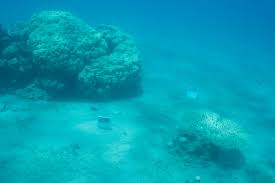
#> input picture underwater.jpg, 275 x 183 px
$ jupyter execute '3rd year project.ipynb'
#> lines starting #> are read from the running program, lines starting #| are printed output that depends on the picture
[cell 1]
#import essential libraries
import cv2
import matplotlib.pyplot as plt
from skimage.metrics import peak_signal_noise_ratio as psnr, structural_similarity as ssim
import numpy as np

[cell 2]
# Function to display images side by side
def show_images(original, enhanced, title1="Original", title2="Enhanced"):
    plt.figure(figsize=(10,5))
    plt.subplot(1,2,1)
    plt.imshow(cv2.cvtColor(original, cv2.COLOR_BGR2RGB))
    plt.title(title1)
    plt.axis("off")

    plt.subplot(1,2,2)
    plt.imshow(cv2.cvtColor(enhanced, cv2.COLOR_BGR2RGB))
    plt.title(title2)
    plt.axis("off")
    plt.show()

[cell 3]
# Load underwater image
img = cv2.imread("underwater.jpg")
#> img is the input picture: shape (183, 275, 3); mean B, G, R 178.6, 157.5, 3.4
if img is None:
    raise FileNotFoundError("Image not found. Please check filename!")

[cell 4]
def adjust_gamma(image, gamma=1.2):
    inv_gamma = 1.0 / gamma
    table = np.array([(i / 255.0) ** inv_gamma * 255
                      for i in np.arange(0, 256)]).astype("uint8")
    return cv2.LUT(image, table)

# Step 1: Restore lost red channel
b, g, r = cv2.split(img)
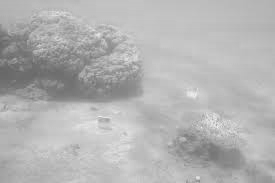
#> b: shape (183, 275); min 100, max 243, mean 178.6
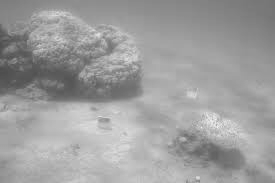
#> g: shape (183, 275); min 77, max 244, mean 157.5
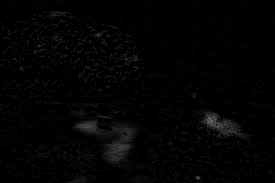
#> r: shape (183, 275); min 0, max 106, mean 3.4
r_boost = cv2.addWeighted(r, 1.5, b, -0.5, 0)
balanced = cv2.merge((b, g, r_boost))

# Step 2: CLAHE on L channel
lab = cv2.cvtColor(balanced, cv2.COLOR_BGR2LAB)
#> lab: shape (183, 275, 3); mean of channels 0, 1, 2 151.5, 101.7, 107.2
l, a, b = cv2.split(lab)
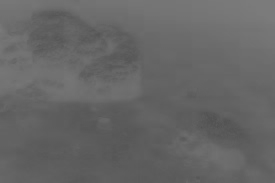
#> a: shape (183, 275); min 81, max 123, mean 101.7
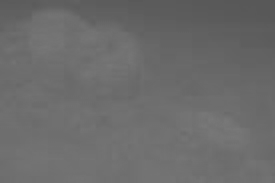
#> b: shape (183, 275); min 88, max 121, mean 107.2
clahe = cv2.createCLAHE(clipLimit=2.0, tileGridSize=(8,8))
l_clahe = clahe.apply(l)
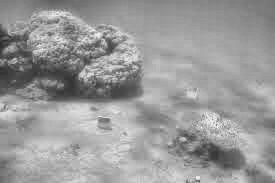
#> l_clahe: shape (183, 275); min 43, max 242, mean 153.5
lab_clahe = cv2.merge((l_clahe, a, b))
#> lab_clahe: shape (183, 275, 3); mean of channels 0, 1, 2 153.5, 101.7, 107.2
enhanced = cv2.cvtColor(lab_clahe, cv2.COLOR_LAB2BGR)

# Step 3: Gamma correction (adjust brightness)
gamma_corrected = adjust_gamma(enhanced, gamma=1.1)  # Try 1.0 - 1.4 range

# Step 4: Light denoising
final_result = cv2.fastNlMeansDenoisingColored(gamma_corrected, None, h=5, hColor=5, templateWindowSize=7, searchWindowSize=21)
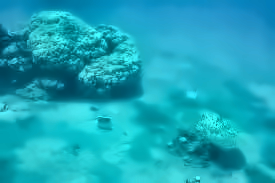
#> final_result: shape (183, 275, 3); mean B, G, R 186.3, 165.9, 24.9

# Show results
show_images(img, final_result)
#> in show_images, `plt.show()`:
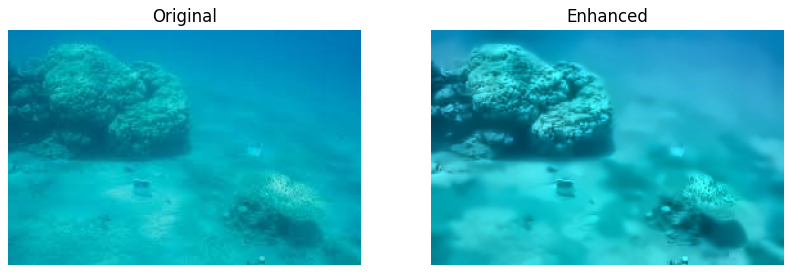
#> figure drawn by matplotlib, 2 panels

cv2.imwrite("enhanced_output.jpg", enhanced)
#> Out = True

[cell 5]
#Evaluation Metrics (PSNR, SSIM)
img_gray = cv2.cvtColor(img, cv2.COLOR_BGR2GRAY)
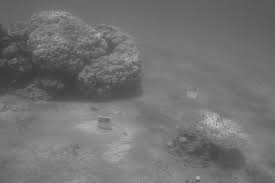
#> img_gray: shape (183, 275); min 57, max 199, mean 113.8
enhanced_gray = cv2.cvtColor(final_result, cv2.COLOR_BGR2GRAY)
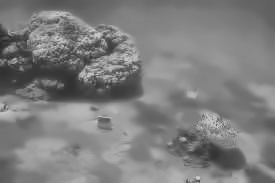
#> enhanced_gray: shape (183, 275); min 42, max 203, mean 126.1

psnr_value = psnr(img_gray, enhanced_gray)
#> psnr_value = 22.34
ssim_value = ssim(img_gray, enhanced_gray)
#> ssim_value = 0.857

print(f"PSNR: {psnr_value:.2f}")
#| PSNR: 22.34
print(f"SSIM: {ssim_value:.3f}")
#| SSIM: 0.857
